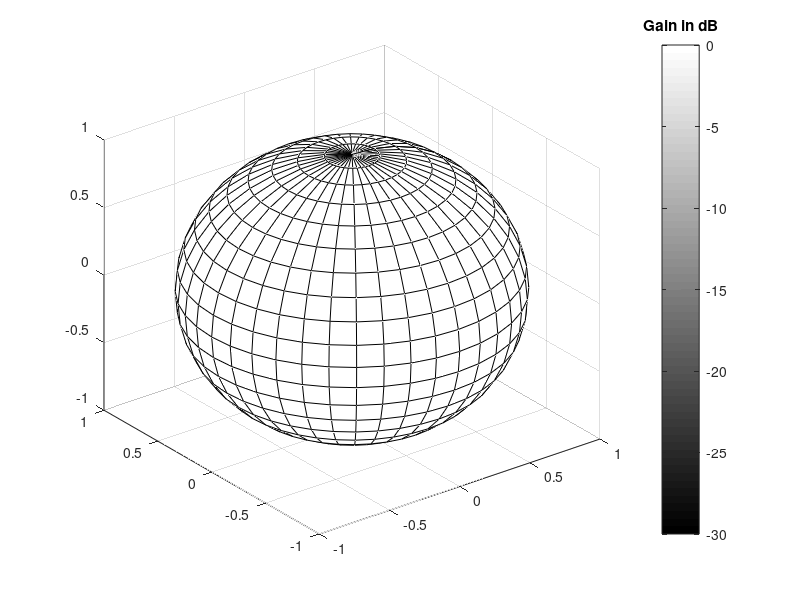

MATLAB code to generate this figure:
%% %%%%%%%%%%%%%%%%%%%%%%%%%%%%%%%%%%%%%%%%%%%%%%%%%%%%%%%%%%%%%%%%%%%%%%%%
% Het maken van een bol van phi=[0,135] graden (tafeltje)
theta=linspace(0,360,41);
phi=linspace(-90,90,21);

[Thetas,Phis]= ndgrid(deg2rad(theta),deg2rad(phi));
Rhos = 1;
[X,Y,Z] = sph2cart(Thetas,Phis,Rhos);
surf(X,Y,Z);

[l b]=size(Z);
C=zeros([l-1 b-1]);
% C=[ones(41,1) 2*ones(41,1) 3*ones(41,1) 4*ones(41,1) 5*ones(41,1) 6*ones(41,1) 7*ones(41,1) 8*ones(41,1) 9*ones(41,1) 10*ones(41,1) 11*ones(41,1) 12*ones(41,1) 13*ones(41,1) 14*ones(41,1) 15*ones(41,1) 16*ones(41,1) 17*ones(41,1) 18*ones(41,1) 19*ones(41,1) 20*ones(41,1) 21*ones(41,1)];
% surf(X,Y,Z,C);

%% C maken!

% invullen:
naam_telefoon='NX501';
%method='MLS';
freq=10e3;

Fs=48e3;

% eenmalig uitvoeren:
% phi_naam=['000';'009';'018';'027';'036';'045';'054';'063';'072';'081';'090'];
% 
% for i=1:length(phi_naam)
%     opdracht=[naam_telefoon '_' phi_naam(i,:) '= matfile(''' naam_telefoon '_' phi_naam(i,:) '_irdB.mat'');'];
%     eval(opdracht);
% end

%% PLOT!
% de plotcode:
% opdracht=['Hz=Fs/(length(' naam_telefoon '_' phi_naam(i,:) '.' naam_telefoon '_' phi_naam(i,:) '_irdB));'];
% eval(opdracht);
% 
% index=round(freq/Hz);
% 
% %opdracht=['a=' naam_telefoon '_' phi_naam(1,:) '.' naam_telefoon '_' phi_naam(1,:) '_irdB(' num2str(index) ',1);'];
% %eval(opdracht);
% a=1;
% 
% for i=2:length(phi_naam)
%     opdracht=['a=' naam_telefoon '_' phi_naam(i,:) '.' naam_telefoon '_' phi_naam(i,:) '_irdB(' num2str(index) ',:);'];
%     eval(opdracht);
%     C(:,i)=a';
% end

% C voorbeeld:
%C=[ones(41,1) 2*ones(41,1) 3*ones(41,1) 4*ones(41,1) 5*ones(41,1) 6*ones(41,1) 7*ones(41,1) 8*ones(41,1) 9*ones(41,1) 10*ones(41,1) 11*ones(41,1) 12*ones(41,1) 13*ones(41,1) 14*ones(41,1) 15*ones(41,1) 16*ones(41,1) 17*ones(41,1) 18*ones(41,1) 19*ones(41,1) 20*ones(41,1) 21*ones(41,1) 22*ones(41,1) 23*ones(41,1) 24*ones(41,1)];
C=ones(size(Z));
surf(X,Y,Z,C);
% zlabel('Screen up -->', 'FontSize', 14)

%view van links
% titel=[naam_telefoon ' Frequency\approx' num2str(freq) ' Hz, from the left'];
% title(titel);
% view([0 0])
% xlabel('<-- Listeningside   ||   Speechside -->', 'FontSize', 14)
% 
% %view van rechts
% titel=[naam_telefoon ' Frequency\approx' num2str(freq) ' Hz, from the right'];
% title(titel);
% xlabel('<-- Speechside   ||   Listeningside -->', 'FontSize', 14)
% view([180 0]) 

h = colorbar;
% caxis([min(C_dB(:)) max(C_dB(:))])
caxis([-30 0])
set(get(h,'title'),'string','Gain in dB');

colormap gray
%shading flat